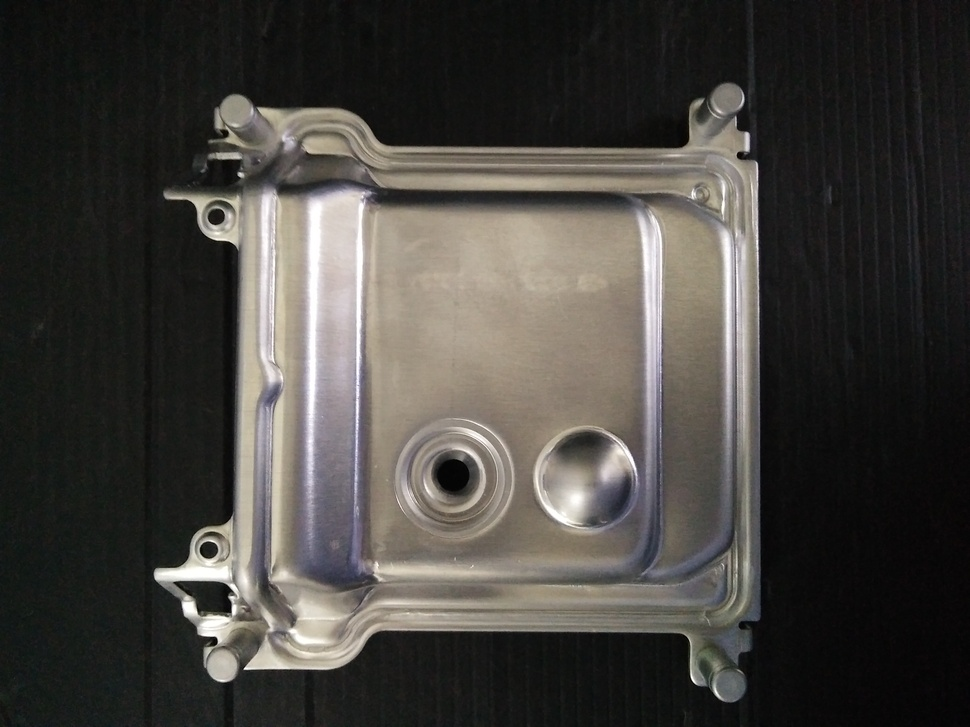
#> input picture test2.jpg, 970 x 727 px, shrunk from 4160 x 3120 before the run
$ python foregroundExtraction.py   (older library calls are emulated)
#> lines starting #> are read from the running program, lines starting #| are printed output that depends on the picture; after the words box and inside, x2 and y2 are one past the last pixel; in counts of white or black regions, pixels touching at a corner belong together
import cv2

image = cv2.imread("test2.jpg")
#> image is the input picture: shape (727, 970, 3); mean B, G, R 62.1, 66.2, 68.8
gray = cv2.cvtColor(image, cv2.COLOR_BGR2GRAY) # grayscale
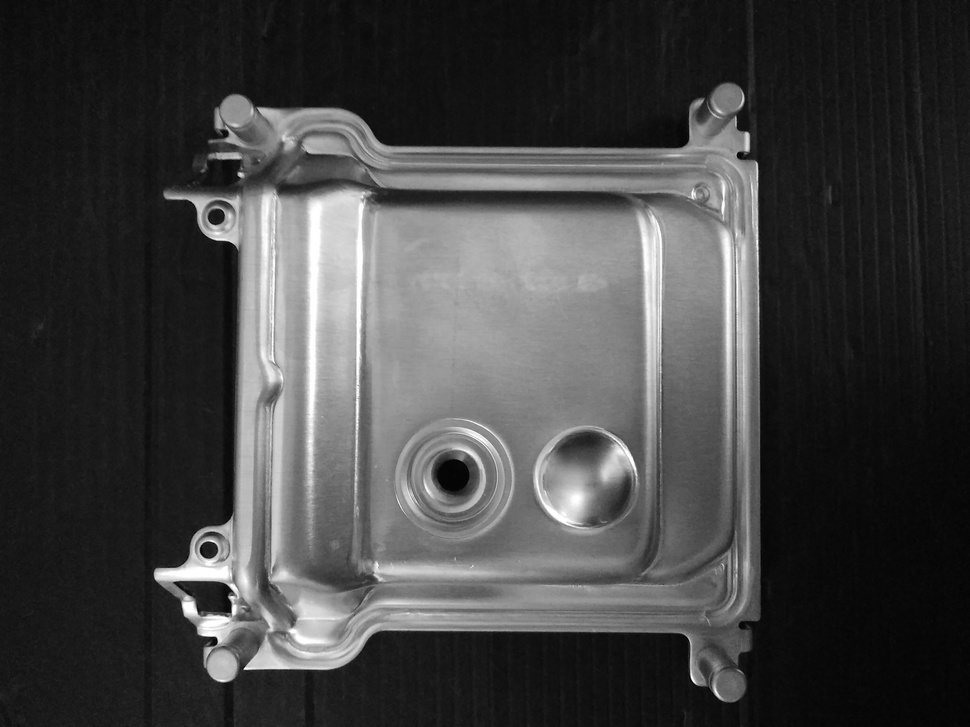
#> gray: shape (727, 970); min 0, max 255, mean 66.5

image1, thresh = cv2.threshold(gray, 150, 255, cv2.THRESH_BINARY_INV) # threshold
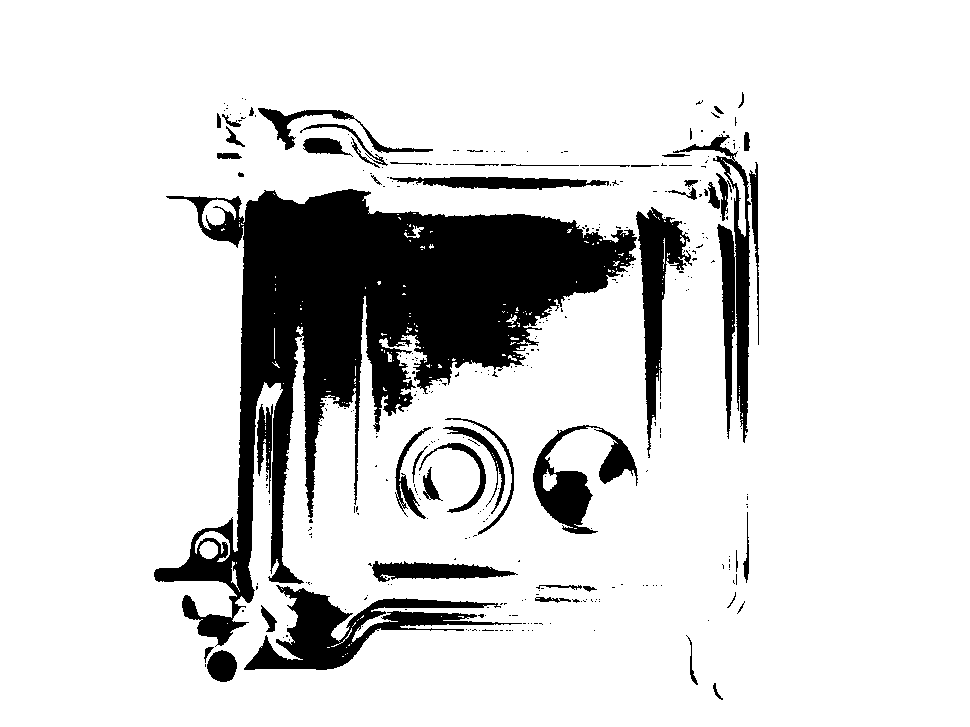
#> thresh: shape (727, 970); 85.2% white; 338 black regions (283 under 20 px), largest, box (x1, y1, x2, y2) and area: (154, 189, 637, 647) 68240, (244, 585, 522, 670) 7577, (673, 134, 751, 443) 5304
cv2.imwrite("thresh.jpg", thresh)
'''
image, thresh = cv2.threshold(gray, 150, 255, cv2.THRESH_TOZERO) # threshold
cv2.imwrite("contoured0.jpg", thresh)
thresh = cv2.adaptiveThreshold(gray, 255, cv2.ADAPTIVE_THRESH_MEAN_C, cv2.THRESH_BINARY, 11, 2) # threshold
cv2.imwrite("contoured1.jpg", thresh)
thresh = cv2.adaptiveThreshold(gray, 255, cv2.ADAPTIVE_THRESH_GAUSSIAN_C, cv2.THRESH_BINARY, 11, 2) # threshold
cv2.imwrite("contoured2.jpg", thresh)
'''

# kernel = cv2.getStructuringElement(cv2.MORPH_CROSS, (3, 3) )
kernel = cv2.getStructuringElement(cv2.MORPH_RECT, (3, 3))
# dilated = cv2.dilate(thresh, kernel, iterations = 13) # dilate
dilated = cv2.dilate(thresh, kernel, iterations = 1) # dilate
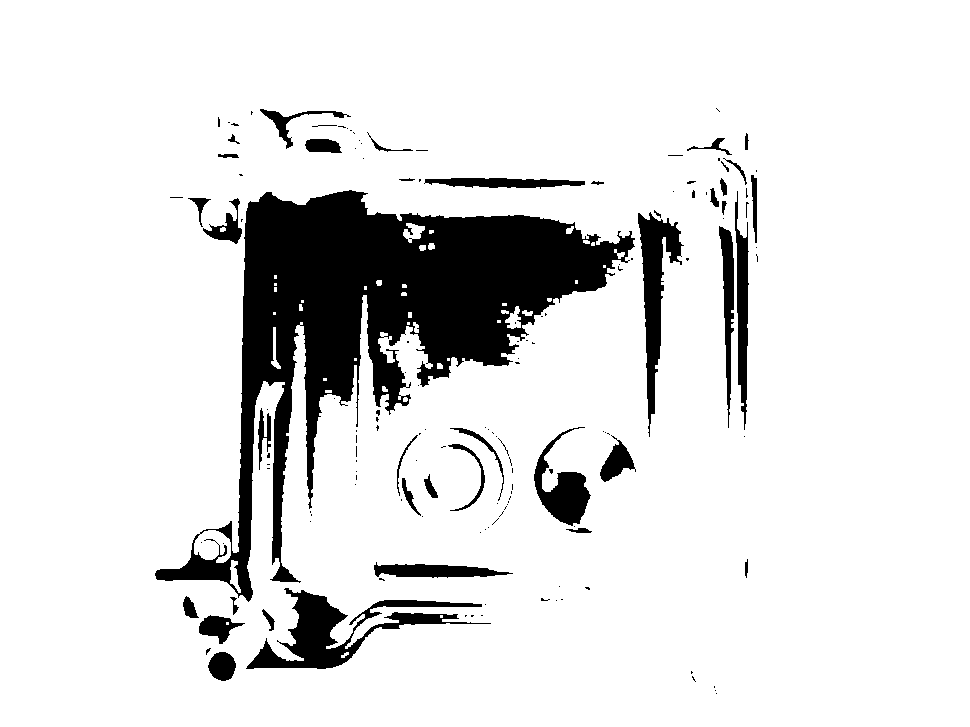
#> dilated: shape (727, 970); 88.2% white; 153 black regions (110 under 20 px)
cv2.imwrite("dilate.jpg", dilated)

image1, contours, hierarchy = cv2.findContours(dilated, cv2.RETR_EXTERNAL, cv2.CHAIN_APPROX_NONE) # get contours
#> contours = 1 contour; box (x1, y1, x2, y2) and area: (0, 0, 970, 727) 703494
contoured = cv2.drawContours(gray, contours, -1, 0)
cv2.imwrite("contoured1.jpg", contoured)

# for each contour found, draw a rectangle around it on original image
for contour in contours:
    # get rectangle bounding contour
    [x, y, w, h] = cv2.boundingRect(contour)

    # discard areas that are too large
    if h > 300 and w > 300:
        continue

    # discard areas that are too small
    if h < 40 or w < 40:
        continue

    # draw rectangle around contour on original image
    cv2.rectangle(image, (x, y), (x + w, y + h), (255, 0, 255), 2)
#> this loop made 1 pass

# write original image with added contours to disk
cv2.imwrite("contoured.jpg", image)

$ run again, with test1.jpg copied over test2.jpg
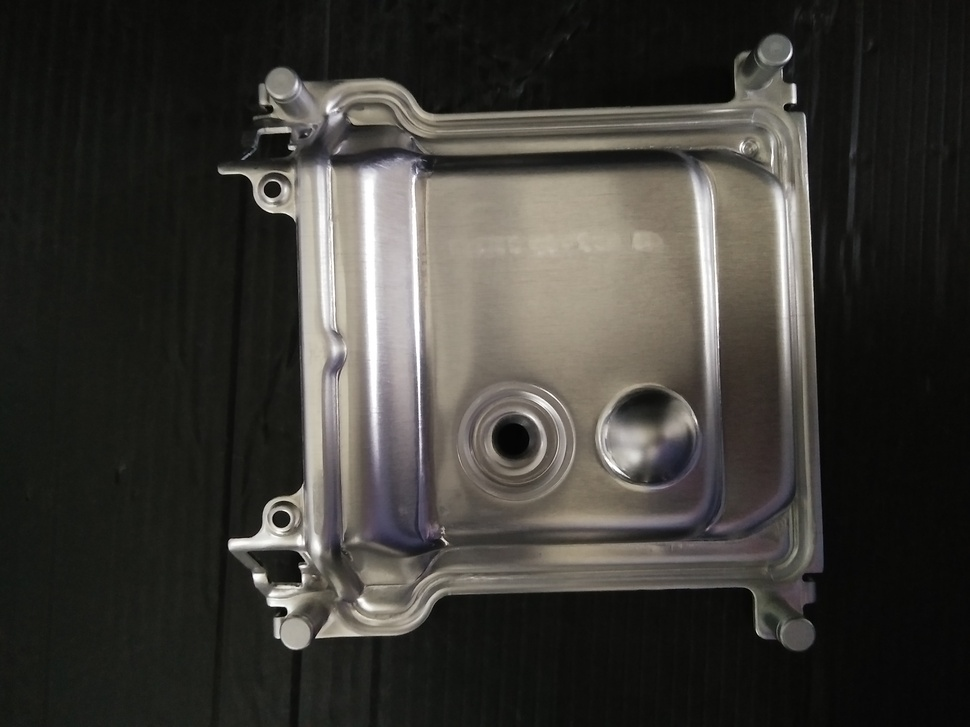
#> input picture test1.jpg, 970 x 727 px, shrunk from 4160 x 3120 before the run
#> image is the input picture: shape (727, 970, 3); mean B, G, R 53, 57.7, 59.7
#> `image1, thresh = cv2.threshold(gray, 150, 255, cv2.THRESH_BINARY_INV)`:
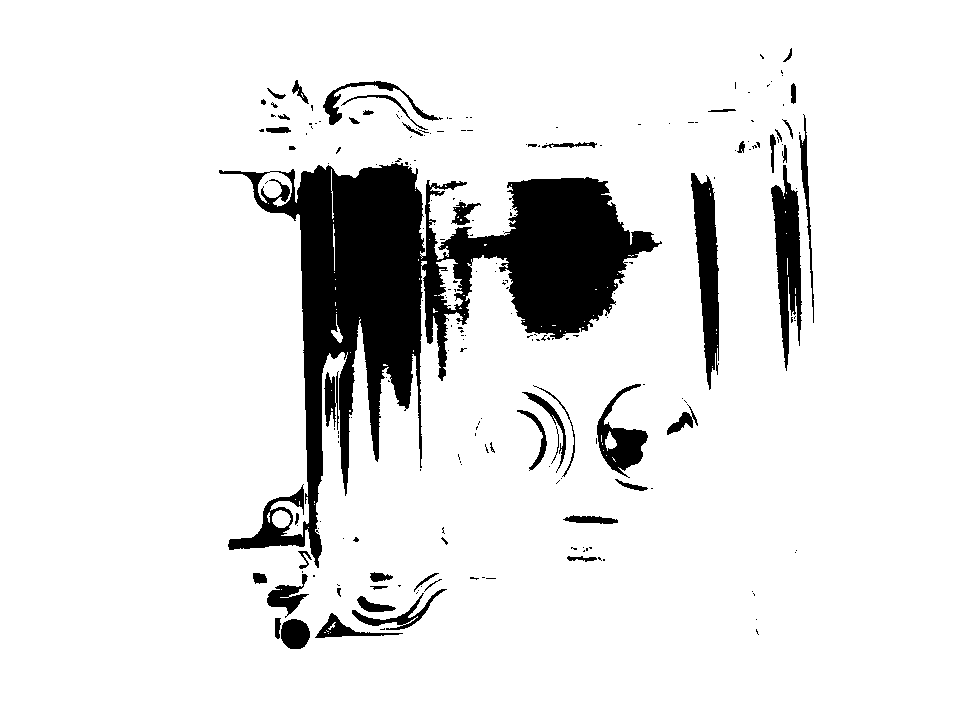
#> thresh: shape (727, 970); 89.9% white; 216 black regions (164 under 20 px), largest, box (x1, y1, x2, y2) and area: (219, 163, 662, 568) 52456, (691, 173, 719, 390) 3470, (771, 165, 802, 371) 3349
#> `dilated = cv2.dilate(thresh, kernel, iterations = 1)`:
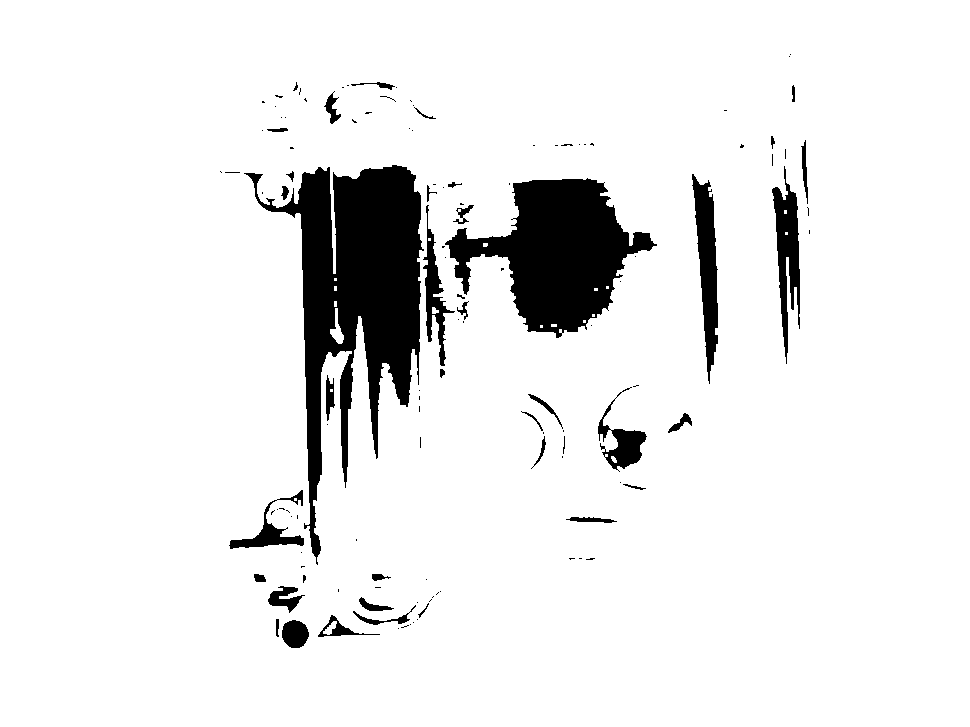
#> dilated: shape (727, 970); 92% white; 124 black regions (86 under 20 px)
#> contours = 1 contour; box (x1, y1, x2, y2) and area: (0, 0, 970, 727) 703494
#> the loop `for contour in contours:` made 1 pass

$ run again, with test3.jpg copied over test2.jpg
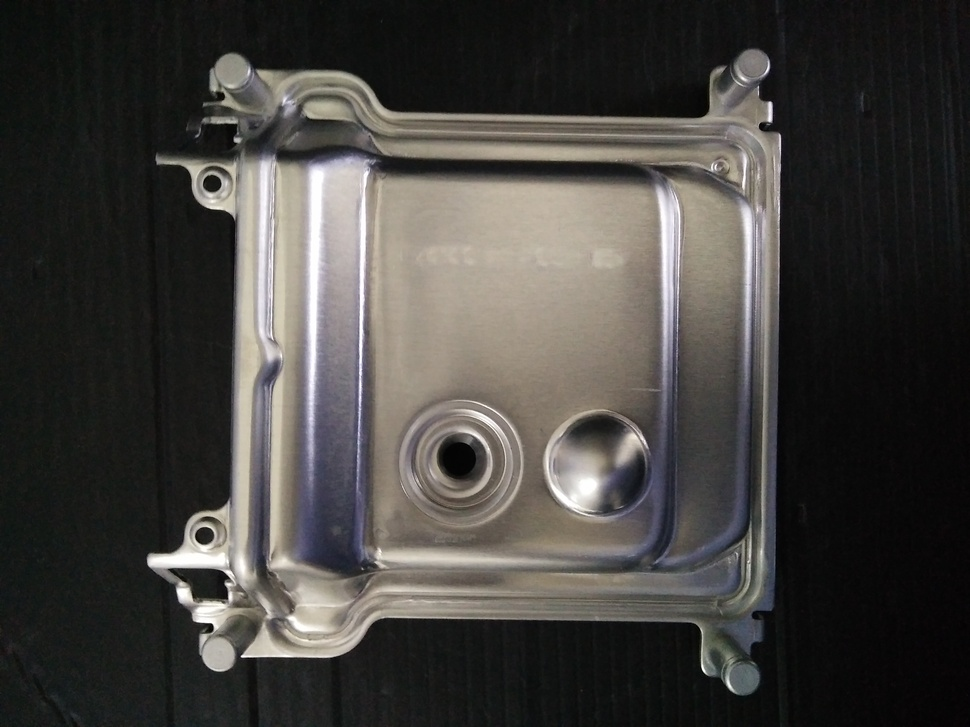
#> input picture test3.jpg, 970 x 727 px, shrunk from 4160 x 3120 before the run
#> image is the input picture: shape (727, 970, 3); mean B, G, R 62.5, 65.6, 67.8
#> `image1, thresh = cv2.threshold(gray, 150, 255, cv2.THRESH_BINARY_INV)`:
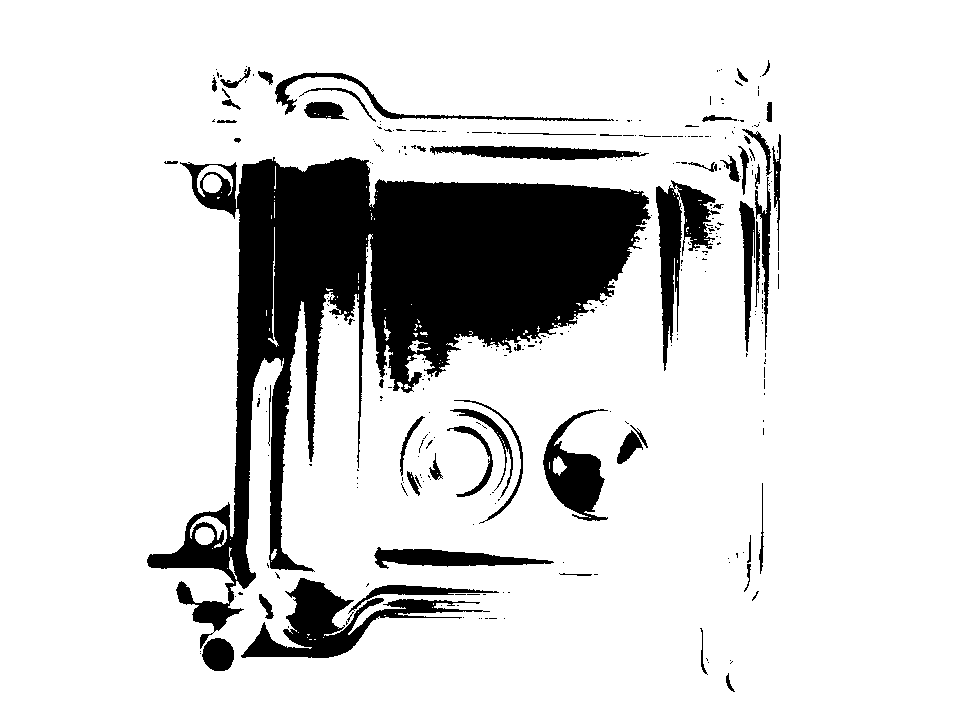
#> thresh: shape (727, 970); 85.1% white; 313 black regions (253 under 20 px), largest, box (x1, y1, x2, y2) and area: (147, 157, 651, 649) 74795, (241, 578, 490, 658) 6022, (656, 180, 720, 371) 4191
#> `dilated = cv2.dilate(thresh, kernel, iterations = 1)`:
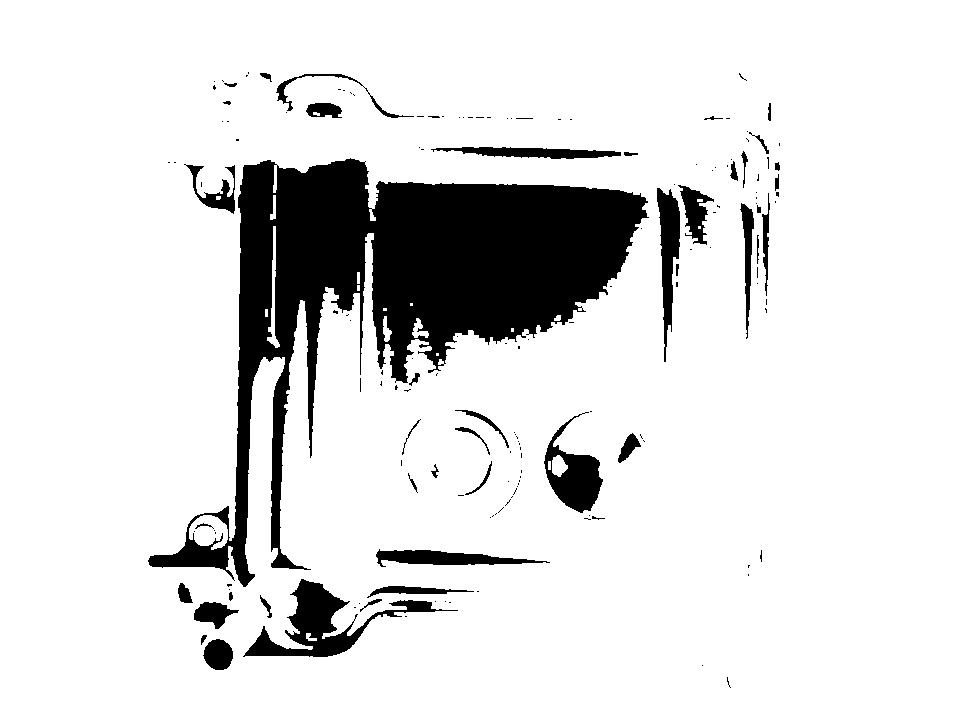
#> dilated: shape (727, 970); 87.8% white; 164 black regions (120 under 20 px)
#> contours = 1 contour; box (x1, y1, x2, y2) and area: (0, 0, 970, 727) 703494
#> the loop `for contour in contours:` made 1 pass
